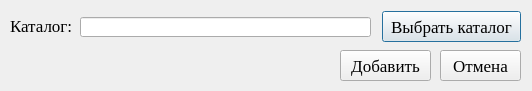
<?xml version="1.0" encoding="UTF-8"?>
<ui version="4.0">
 <class>CameraAdd</class>
 <widget class="QDialog" name="CameraAdd">
  <property name="geometry">
   <rect>
    <x>0</x>
    <y>0</y>
    <width>532</width>
    <height>91</height>
   </rect>
  </property>
  <property name="minimumSize">
   <size>
    <width>532</width>
    <height>91</height>
   </size>
  </property>
  <property name="maximumSize">
   <size>
    <width>532</width>
    <height>91</height>
   </size>
  </property>
  <property name="font">
   <font>
    <family>Times New Roman</family>
    <pointsize>13</pointsize>
   </font>
  </property>
  <property name="windowTitle">
   <string>Camera</string>
  </property>
  <widget class="QLabel" name="label_2">
   <property name="geometry">
    <rect>
     <x>10</x>
     <y>15</y>
     <width>61</width>
     <height>21</height>
    </rect>
   </property>
   <property name="text">
    <string>Каталог:</string>
   </property>
  </widget>
  <widget class="QLineEdit" name="lineEdit_2">
   <property name="geometry">
    <rect>
     <x>80</x>
     <y>17</y>
     <width>291</width>
     <height>20</height>
    </rect>
   </property>
  </widget>
  <widget class="QPushButton" name="pushButton">
   <property name="geometry">
    <rect>
     <x>382</x>
     <y>11</y>
     <width>139</width>
     <height>31</height>
    </rect>
   </property>
   <property name="text">
    <string>Выбрать каталог</string>
   </property>
  </widget>
  <widget class="QPushButton" name="pushButton_2">
   <property name="geometry">
    <rect>
     <x>340</x>
     <y>50</y>
     <width>91</width>
     <height>31</height>
    </rect>
   </property>
   <property name="text">
    <string>Добавить</string>
   </property>
  </widget>
  <widget class="QPushButton" name="pushButton_3">
   <property name="geometry">
    <rect>
     <x>440</x>
     <y>50</y>
     <width>81</width>
     <height>31</height>
    </rect>
   </property>
   <property name="text">
    <string>Отмена</string>
   </property>
  </widget>
 </widget>
 <resources/>
 <connections/>
</ui>
